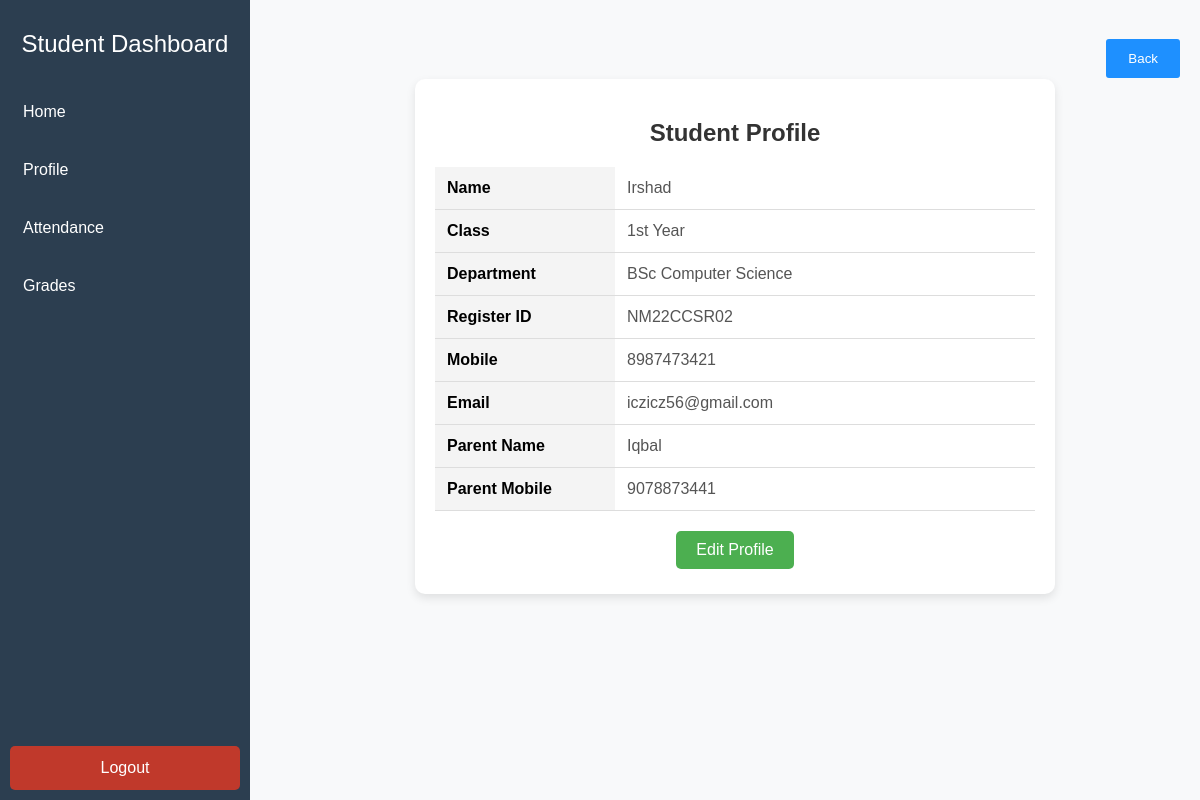
Screenshot of /student-profile/ (signed in) with the database file from the repository.
### GradeWireapp/models.py (models this page shows, shortened)
class Student(models.Model):
    name = models.CharField(max_length=30)
    Class = models.CharField(max_length=20)
    department = models.ForeignKey(Course, on_delete=models.CASCADE)  # Changed to ForeignKey    register_id = models.CharField(max_length=30,unique=True)
    register_id = models.CharField(max_length=30, unique=True)
    mobile = models.CharField(max_length=10)
    email = models.EmailField(unique=True)
    parent = models.CharField(max_length=30)
    parent_no = models.CharField(max_length=10)  # Changed from IntegerField to CharField
    password = models.CharField(max_length=15)
    full_day_attendance = models.PositiveIntegerField(default=0)  # To store full-day attendance count
    is_approved = models.BooleanField(default=False)

class Course(models.Model):
    course_id = models.CharField(max_length=30,unique=True)
    course_name = models.CharField(max_length=30,unique=True,default= ' ')
    duration = models.CharField(max_length=25, default='3 Year', blank=True, null=True)

### GradeWireapp/views.py (the view, shortened to what this page needs)
# urls.py: path('student-profile/', views.student_profile_view,name='studentProfile'),
def student_profile_view(request):
    student_id = request.session.get('register_id')
    if not student_id:
        return redirect('login')  # Redirect to login if no session
    try:
        student = Student.objects.get(id=student_id)
    except Student.DoesNotExist:
        return redirect('login')  # Redirect if student not found
    return render(request, 'student_profile.html', {'student': student})

### templates/student_profile.html (shortened to what this page needs)
{% load static %}
<!DOCTYPE html>
<html lang="en">
<head>
    <link rel="stylesheet" type="text/css" href="{% static 'assets/css/stdnt-style.css' %}">
</head>
<body>
    <div class="menu-toggle" onclick="toggleSidebar()">☰ Menu</div>
    <div class="sidebar">
        <h3>Student Dashboard</h3>
        <a href="{% url 'studentHome' %}" data-target="home">Home</a>
        <a href="{% url 'student_profile' %}" data-target="profile">Profile</a>
        <a href="{% url 'studentAttendance' %}" data-target="attendance">Attendance</a>
        <a href="{% url 'studentGrades' %}" data-target="grades">Grades</a>
        <a href="{% url 'logout' %}" data-target="logout" class="logout" id="logoutButton">Logout</a>
      </div>
    <div class="main">
        <button class="back-button" onclick="history.back()">Back</button>
        <div class="profile-container">
            <h2>Student Profile</h2>
            <div id="profile-display">
                <table class="profile-table">
                    <tr>
                        <th>Name</th>
                        <td>{{ student.name }}</td>
                    </tr>
                    <tr>
                        <th>Class</th>
                        <td>{{ student.Class }}</td>
                    </tr>
                    <tr>
                        <th>Department</th>
                        <td>{{ student.department.course_name }}</td>
                    </tr>
                    <tr>
                        <th>Register ID</th>
                        <td>{{ student.register_id }}</td>
                    </tr>
                    <tr>
                        <th>Mobile</th>
                        <td>{{ student.mobile }}</td>
                    </tr>
                    <tr>
                        <th>Email</th>
                        <td>{{ student.email }}</td>
                    </tr>
                    <tr>
                        <th>Parent Name</th>
                        <td>{{ student.parent }}</td>
                    </tr>
                    <tr>
                        <th>Parent Mobile</th>
                        <td>{{ student.parent_no }}</td>
                    </tr>
                </table>
                <button class="btn btn-edit" onclick="toggleEdit()">Edit Profile</button>
            </div>
        </div>
    </div>
</body>
</html>

### static/assets/css/stdnt-style.css (style rules this page uses)
body { margin: 0; font-family: Arial, sans-serif; background-color: #f4f4f9; }
.sidebar { position: fixed; top: 0; left: 0; width: 250px; height: 100%; background-color: #2c3e50; color: white; display: flex; flex-direction: column; padding-top: 20px; transition: transform 0.3s ease; }
.sidebar h3 { text-align: center; margin-bottom: 20px; font-size: 1.5rem; padding: 10px; }
.sidebar a { color: white; text-decoration: none; display: block; padding: 10px; margin: 5px 10px; border-radius: 5px; transition: background-color 0.3s; cursor: pointer; }
.sidebar .logout { margin-top: auto; background-color: #c0392b; text-align: center; margin-bottom:10px; }
.main { margin-left: 250px; padding: 20px; transition: margin-left 0.3s ease; }
h2 { font-size: 24px; margin-bottom: 20px; }

### templates/student_profile.html (style rules this page uses)
body { font-family: 'Arial', sans-serif; background-color: #f8f9fa; margin: 0; padding: 0; }
.sidebar { position: fixed; top: 0; left: 0; width: 250px; height: 100%; background-color: #2c3e50; color: white; display: flex; margin-top: 0; flex-direction: column; transition: transform 0.3s ease; }
.sidebar h3 { text-align: center; margin-top: 0px; margin-bottom: 15px; font-weight: 400; font-size: 1.5rem; padding: 10px; }
.sidebar a { color: white; text-decoration: none; display: block; padding: 13px; margin: 7px 10px; border-radius: 5px; transition: background-color 0.3s; cursor: pointer; }
.sidebar .logout { margin-top: auto; background-color: #c0392b; text-align: center; margin-bottom:30px; }
.main { margin-left: 270px; padding: 20px; transition: margin-left 0.3s ease; }
.profile-container { max-width: 600px; background: #fff; border-radius: 10px; box-shadow: 0px 4px 10px rgba(0, 0, 0, 0.1); padding: 20px; margin: 40px auto; font-family: Arial, sans-serif; }
.profile-container h2 { text-align: center; color: #333; margin-bottom: 20px; }
.profile-table { width: 100%; border-collapse: collapse; text-align: left; }
.profile-table th, .profile-table td { padding: 12px; border-bottom: 1px solid #ddd; }
.profile-table th { background: #f4f4f4; font-weight: bold; width: 30%; }
.profile-table td { color: #555; }
.btn { width: 100%; padding: 12px; background: #4CAF50; color: white; border: none; border-radius: 5px; cursor: pointer; font-size: 16px; margin: 5px 0; }
.btn-edit { width: auto; padding: 10px 20px; margin-top: 20px; display: block; margin-left: auto; margin-right: auto; }
.main { position: relative; padding: 20px; transition: margin-left 0.3s ease; }
.back-button { position: absolute; top: 20px; right: 20px; padding: 12px 22px; cursor: pointer; color: #fff; background-color: #1e90ff; border:none; border-radius: 3px; }

### rows the page displays
Student: name "Irshad", Class "1st Year", department.course_name "BSc Computer Science", register_id "NM22CCSR02", mobile "8987473421", email "iczicz56@gmail.com", parent "Iqbal", parent_no "9078873441"
